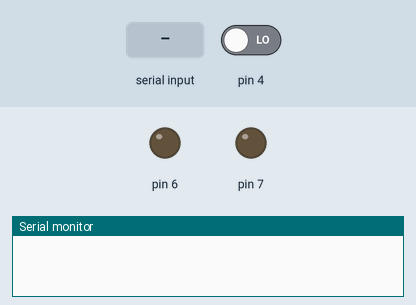
Recording of a sketch running on a simulated Arduino Mega 2560, built with avr-gcc and run on an emulated ATmega2560. On the bench: output pins drawn as LEDs (lit = HIGH), the last lines printed to the serial monitor. Inputs (shaded band) come from the test bench; at power-on: pin 4 LOW.

Above: at 1.7 s.
1.8 s: pin 4 driven HIGH
At 2.5 s:
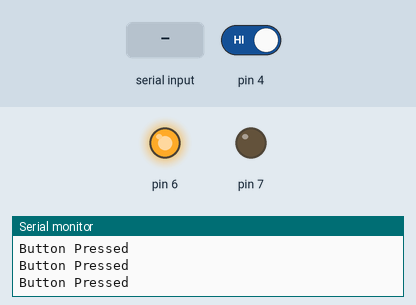
3.3 s: "1" received over the second serial link
At 3.7 s:
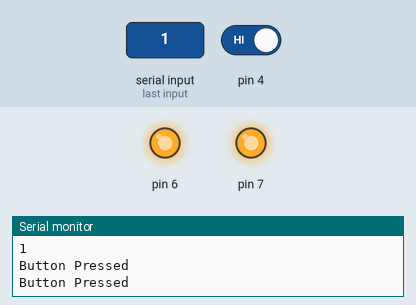
Timing chart, 0 to 6.3 s (numbered marks = the images above; inputs shaded):
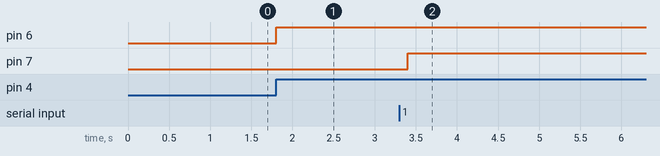

Measured:
- after the input at 1.8 s, pin 6: LOW → HIGH at once
- after the input at 3.3 s, pin 7: LOW → HIGH after 0.10 s

The sketch:

XBee.ino
```cpp
#define Rx 15
#define Tx 14

void setup() {
  // Begin Using the Serial Ports
  Serial.begin(9600);
  Serial2.begin(9600);
  delay(500);

  // Setup Pins
  pinMode(4, INPUT);
  pinMode(6, OUTPUT);
  pinMode(7, OUTPUT);

  // Turn Pins Off
  digitalWrite(7, LOW);
  digitalWrite(6, LOW);
  digitalWrite(4, LOW);
}

void loop() {

  // If button is pressed, send an "o" and turn on the yellow LED
  if (digitalRead(4) == HIGH) {
    char outgoing = 'Z';
    Serial2.println(outgoing);
    Serial.println("Button Pressed");
    digitalWrite(6, HIGH);
    delay(200);
  }

  // If something is available on Serial Port 2, turn on the green LED
  if(Serial2.available()) {
    char incoming = Serial2.read();
    digitalWrite(7, HIGH);
    Serial.println(incoming);
  }
}
```
